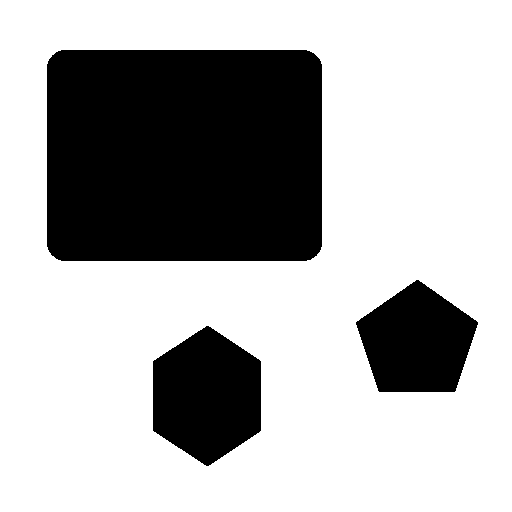
//> input picture kougi09/kadai02/objects.png, 512 x 512 px
$ ./main   (built with g++ and OpenCV 4)
//> lines starting //> are read from the running program, lines starting //| are printed output that depends on the picture; after the words box and inside, x2 and y2 are one past the last pixel; in counts of white or black regions, pixels touching at a corner belong together
#include <iostream>
#include <string>
#include <opencv2/imgcodecs.hpp>
#include <opencv2/highgui.hpp>
#include <opencv2/opencv.hpp>


void display(cv::Mat image, std::string windowName = "Image") {
    cv::namedWindow(windowName);
    cv::imshow(windowName, image);
    cv::waitKey(1000 * 100);
    cv::destroyWindow(windowName);
}

int main(int argc, char* argv[]){

  cv::Mat img = cv::imread("objects.png", 0);
//> img: 512 rows x 512 cols, CV_8UC1; 70% white; 3 black regions, box (x1, y1, x2, y2) and area: (47, 50, 322, 261) 57728, (153, 326, 261, 466) 11388, (356, 280, 478, 392) 9554
  cv::bitwise_not(img, img);  // 白の部分をラベル付けするので、白黒反転画像にする

  cv::Mat img_label;

  // connectedComponentsが領域のラベル付けをする
  // img_label の値（画素に対応するラベル）は、img_label.at<uint>(j, i) で取得できる
  // ラベルの値は、 0が背景、1,2,3 が各オブジェクト
  // n はラベルの数
  int n = cv::connectedComponents(img, img_label);
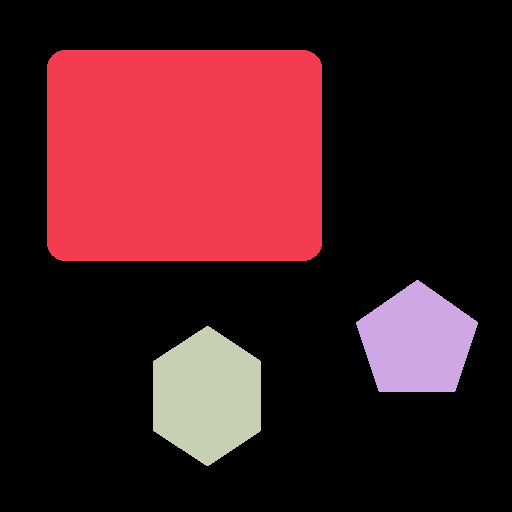
//> img_label: 512 rows x 512 cols, CV_32SC1; 4 distinct labels, from 0 to 3; one colour per label, 0 black
//> n = 4

  int x_size = img.cols;
//> x_size = 512
  int y_size = img.rows;
//> y_size = 512
  int i, j;
  cv::Mat img_out = img.clone();
  for( i=0 ; i<x_size ; i++ ){
    for( j=0 ; j<y_size ; j++ ){
      if(img_label.at<uint>(j, i) == 1){
        img_out.at<uchar>(j, i) = 80;
      } else if(img_label.at<uint>(j, i) == 2){
        img_out.at<uchar>(j, i) = 160;
      } else if(img_label.at<uint>(j, i) == 3){
        img_out.at<uchar>(j, i) = 240;
      } else {
        img_out.at<uchar>(j, i) = 0;
      }
    }
  }
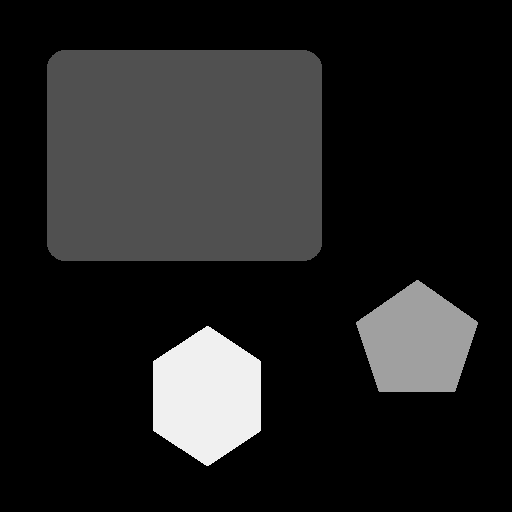
//> img_out: 512 rows x 512 cols, CV_8UC1; min 0, max 240, mean 33.9


  display(img_out);

  return 0;
}
